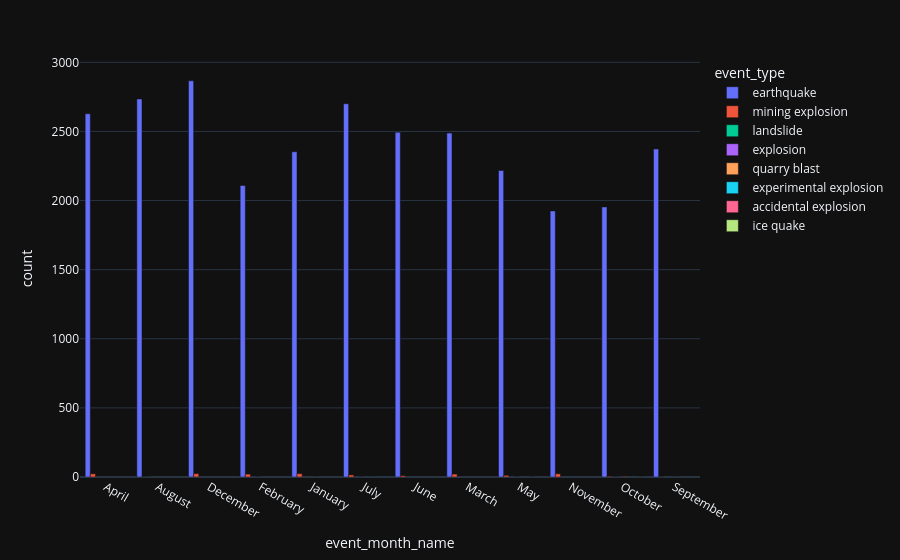

Write notebook code for a chart like this one.
### Code cell
fig_bar=px.bar(
    monthly_rate,
    x="event_month_name",
    y="count",
    barmode="group",
    template='plotly_dark',
    color="event_type",
    color_continuous_scale='sunset'
)
fig_bar.show()

### Figure 1 — Plotly figure (JSON) as saved in the notebook; plotly's stock layout.template omitted (floating-point values rounded to 4 significant figures)
{"data": [{"alignmentgroup": "True", "hovertemplate": "event_type=earthquake<br>event_month_name=%{x}<br>count=%{y}<extra></extra>", "legendgroup": "earthquake", "marker": {"color": "#636efa", "pattern": {"shape": ""}}, "name": "earthquake", "offsetgroup": "earthquake", "orientation": "v", "showlegend": true, "textposition": "auto", "type": "bar", "x": ["April", "August", "December", "February", "January", "July", "June", "March", "May", "November", "October", "September"], "xaxis": "x", "y": [2628, 2735, 2866, 2109, 2353, 2700, 2494, 2488, 2217, 1925, 1954, 2373], "yaxis": "y"}, {"alignmentgroup": "True", "hovertemplate": "event_type=mining explosion<br>event_month_name=%{x}<br>count=%{y}<extra></extra>", "legendgroup": "mining explosion", "marker": {"color": "#EF553B", "pattern": {"shape": ""}}, "name": "mining explosion", "offsetgroup": "mining explosion", "orientation": "v", "showlegend": true, "textposition": "auto", "type": "bar", "x": ["April", "August", "December", "February", "January", "July", "June", "March", "May", "November", "October", "September"], "xaxis": "x", "y": [23, 1, 24, 21, 24, 15, 9, 21, 12, 23, 5, 1], "yaxis": "y"}, {"alignmentgroup": "True", "hovertemplate": "event_type=landslide<br>event_month_name=%{x}<br>count=%{y}<extra></extra>", "legendgroup": "landslide", "marker": {"color": "#00cc96", "pattern": {"shape": ""}}, "name": "landslide", "offsetgroup": "landslide", "orientation": "v", "showlegend": true, "textposition": "auto", "type": "bar", "x": ["August", "October"], "xaxis": "x", "y": [2, 1], "yaxis": "y"}, {"alignmentgroup": "True", "hovertemplate": "event_type=explosion<br>event_month_name=%{x}<br>count=%{y}<extra></extra>", "legendgroup": "explosion", "marker": {"color": "#ab63fa", "pattern": {"shape": ""}}, "name": "explosion", "offsetgroup": "explosion", "orientation": "v", "showlegend": true, "textposition": "auto", "type": "bar", "x": ["February", "July", "May", "October"], "xaxis": "x", "y": [1, 1, 1, 2], "yaxis": "y"}, {"alignmentgroup": "True", "hovertemplate": "event_type=quarry blast<br>event_month_name=%{x}<br>count=%{y}<extra></extra>", "legendgroup": "quarry blast", "marker": {"color": "#FFA15A", "pattern": {"shape": ""}}, "name": "quarry blast", "offsetgroup": "quarry blast", "orientation": "v", "showlegend": true, "textposition": "auto", "type": "bar", "x": ["January", "October", "September"], "xaxis": "x", "y": [1, 4, 1], "yaxis": "y"}, {"alignmentgroup": "True", "hovertemplate": "event_type=experimental explosion<br>event_month_name=%{x}<br>count=%{y}<extra></extra>", "legendgroup": "experimental explosion", "marker": {"color": "#19d3f3", "pattern": {"shape": ""}}, "name": "experimental explosion", "offsetgroup": "experimental explosion", "orientation": "v", "showlegend": true, "textposition": "auto", "type": "bar", "x": ["July"], "xaxis": "x", "y": [2], "yaxis": "y"}, {"alignmentgroup": "True", "hovertemplate": "event_type=accidental explosion<br>event_month_name=%{x}<br>count=%{y}<extra></extra>", "legendgroup": "accidental explosion", "marker": {"color": "#FF6692", "pattern": {"shape": ""}}, "name": "accidental explosion", "offsetgroup": "accidental explosion", "orientation": "v", "showlegend": true, "textposition": "auto", "type": "bar", "x": ["May"], "xaxis": "x", "y": [1], "yaxis": "y"}, {"alignmentgroup": "True", "hovertemplate": "event_type=ice quake<br>event_month_name=%{x}<br>count=%{y}<extra></extra>", "legendgroup": "ice quake", "marker": {"color": "#B6E880", "pattern": {"shape": ""}}, "name": "ice quake", "offsetgroup": "ice quake", "orientation": "v", "showlegend": true, "textposition": "auto", "type": "bar", "x": ["October"], "xaxis": "x", "y": [1], "yaxis": "y"}], "layout": {"barmode": "group", "legend": {"title": {"text": "event_type"}, "tracegroupgap": 0}, "margin": {"t": 60}, "xaxis": {"anchor": "y", "domain": [0, 1], "title": {"text": "event_month_name"}}, "yaxis": {"anchor": "x", "domain": [0, 1], "title": {"text": "count"}}}}
